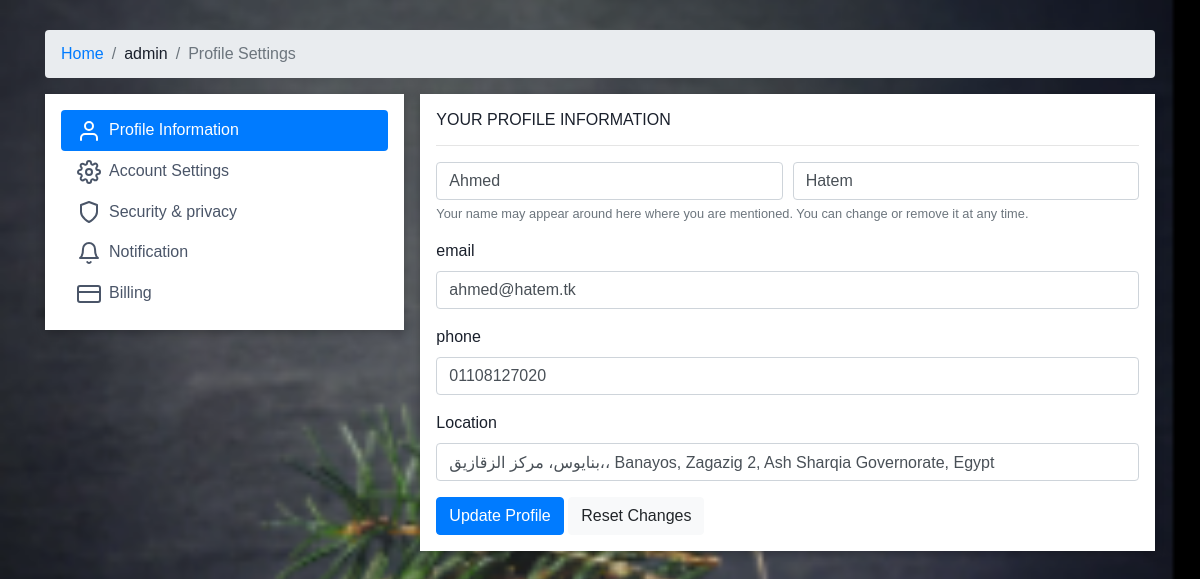
The page /me (signed in) on the database its author committed.
### users/models.py (models this page shows, shortened)
class User(AbstractUser):
    favourites    = models.ManyToManyField('orders.Item', related_name='favourite', null=True, blank=True)
    cart          = models.OneToOneField('users.Cart', on_delete=models.CASCADE, related_name='usercart', null=True, blank=True, db_constraint=False)
    card          = models.OneToOneField('users.Card', on_delete=models.DO_NOTHING, related_name='card', null=True, blank=True, db_constraint=False)
    location      =  models.CharField(max_length=250, null=False, blank=False)
    phone         =  models.CharField(max_length=11, null=False, blank=False, unique=True)
    class Meta:
        verbose_name = "user"
        verbose_name_plural = "Users"

### users/views.py (the view)
# urls.py: path('me', login_required(Settings.as_view(), login_url='users:login'), name='profile'),
class Settings(View):
    template_name = './users/profile_settings.html'
    def dispatch(self, request, *args, **kwargs):
        timerpay = Timer(10, change_payment_status, args=[request])
        timerpay.start()
        return super(Settings, self).dispatch(request, *args, **kwargs)
    def get(self, request, *args, **kwargs):
        user = User.objects.get(username=request.user.username)
        payments = Payment.objects.filter(payer=user).all()
        return render(request, self.template_name, {'payments': payments})

### users/templates/users/Profile_settings.html (shortened to what this page needs)
<!DOCTYPE html>
{% load static %}
<html lang="en">
  <head>
    <link rel="stylesheet" href="https://pro.fontawesome.com/releases/v5.10.0/css/all.css"/>
    <link rel="stylesheet" href="https://cdn.jsdelivr.net/npm/bootstrap@4.5.3/dist/css/bootstrap.min.css">
    <link rel="stylesheet" type="text/css" href="https://cdn.datatables.net/v/dt/dt-1.11.3/datatables.min.css"/>
 	  <link rel="stylesheet" href="{% static 'users/css/settings.css' %}" type="text/css" media="all">
  </head>
  <body style="background: url('{% static './users/img/profilebg.png' %}') center/cover;">
<div class="container">
      <nav aria-label="breadcrumb" class="main-breadcrumb">
        <ol class="breadcrumb">
          <li class="breadcrumb-item"><a id='u' href="{% url 'dashboard:home' %}">Home</a></li>
          <li class="breadcrumb-item">{{request.user.username}}</li>
          <li class="breadcrumb-item active" aria-current="page">Profile Settings</li>
        </ol>
      </nav>
      <div class="row gutters-sm">
        <div class="col-md-4 d-none d-md-block">
          <div class="card">
            <div class="card-body">
              <nav class="nav flex-column nav-pills nav-gap-y-1">
                <a href="#profile" id="info" data-toggle="tab" class="nav-item nav-link has-icon nav-link-faded active">
                  <svg xmlns="http://www.w3.org/2000/svg" width="24" height="24" viewBox="0 0 24 24" fill="none" stroke="currentColor" stroke-width="2" stroke-linecap="round" stroke-linejoin="round" class="feather feather-user mr-2"><path d="M20 21v-2a4 4 0 0 0-4-4H8a4 4 0 0 0-4 4v2"></path><circle cx="12" cy="7" r="4"></circle></svg>Profile Information
                </a>
                <a href="#account" id="settings" data-toggle="tab" class="nav-item nav-link has-icon nav-link-faded">
                  Account Settings
                </a>
                <a href="#security" id="secure" data-toggle="tab" class="nav-item nav-link has-icon nav-link-faded">
                  <svg xmlns="http://www.w3.org/2000/svg" width="24" height="24" viewBox="0 0 24 24" fill="none" stroke="currentColor" stroke-width="2" stroke-linecap="round" stroke-linejoin="round" class="feather feather-shield mr-2"><path d="M12 22s8-4 8-10V5l-8-3-8 3v7c0 6 8 10 8 10z"></path></svg>Security &amp; privacy
                </a>
                <a href="#notification" id="notify" data-toggle="tab" class="nav-item nav-link has-icon nav-link-faded">
                  Notification
                </a>
                <a href="#billing" id="bill" data-toggle="tab" class="nav-item nav-link has-icon nav-link-faded">
                  Billing
                </a>
              </nav>
            </div>
          </div>
        </div>
        <div class="col-md-8">
          <div class="card">
            <div class="card-body tab-content">
              <div class="tab-pane active" id="profile">
                <h6>YOUR PROFILE INFORMATION</h6>
                <hr>
                <form>
                  <div class="form-group">
					  <div class="form-row">
					    <div class="col">
					      <input type="text" class="form-control" value="{{request.user.first_name}}"placeholder="First name">
					    </div>
					    <div class="col">
					      <input type="text" class="form-control" value="{{request.user.last_name}}"placeholder="Last name">
					    </div>
					  </div>
                    <small id="fullNameHelp" class="form-text text-muted">Your name may appear around here where you are mentioned. You can change or remove it at any time.</small>
                  </div>
                  <div class="form-group">
                    <label for="email">email</label>
                    <input type="email" class="form-control" id="email" value="{{request.user.email}}" placeholder="Enter your email">
                  </div>
                  <div class="form-group">
                    <label for="phone">phone</label>
                    <input type="tel" class="form-control" id="phone" value="{{request.user.phone}}"placeholder="+201016909285">
                  </div>
                  <div class="form-group">
                    <label for="location">Location</label>
                    <input type="text" class="form-control" id="location" value="{{request.user.location}}"placeholder="Enter your location">
                  </div>
                  <button type="button" class="btn btn-primary">Update Profile</button>
                  <button type="reset" class="btn btn-light">Reset Changes</button>
                </form>
              </div>
            </div>
          </div>
        </div>
      </div>
  </body>
  </body>
</html>

### users/static/users/css/settings.css (style rules this page uses)
body { margin-top:20px; color: #1a202c; text-align: left; background-color: #e2e8f0; }
.nav-link { color: #4a5568; }
.card { box-shadow: 0 1px 3px 0 rgba(0,0,0,.1), 0 1px 2px 0 rgba(0,0,0,.06); }
.card { position: relative; display: flex; flex-direction: column; min-width: 0; word-wrap: break-word; background-color: #fff; background-clip: border-box; border: 0 solid rgba(0,0,0,.125); border-radius: .25rem; }
.card-body { flex: 1 1 auto; min-height: 1px; padding: 1rem; }
.gutters-sm { margin-right: -8px; margin-left: -8px; }
.gutters-sm>.col, .gutters-sm>[class*=col-] { padding-right: 8px; padding-left: 8px; }
* { margin: 0; padding: 0; box-sizing: border-box; font-family: 'Poppins', sans-serif }
.container { margin: 30px auto }
.container .card { width: 100%; box-shadow: rgba(0, 0, 0, 0.24) 0px 3px 8px; background: #fff; border-radius: 0px }
body { background: #eee }

### rows shown on the page
User: user.username "admin", user.first_name "Ahmed", user.last_name "Hatem", user.email "ahmed@hatem.tk", user.phone "01108127020", user.location "بنايوس، مركز الزقازيق،، Banayos, Zagazig 2, Ash Sharqia Governorate, Egypt"
